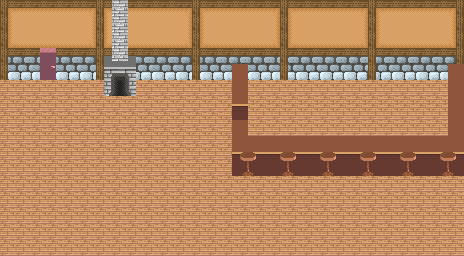

A 2D game scene composited from a Tiled map and its tileset images. What follows is a short description and the map's XML, with each tile layer's data collapsed to a summary:
An orthogonal 58x32 tile map with 8x8 px tiles, 6 tile layers (walls, walls_2, flooring, counter, ...) and 38 objects (13x PointLight, 6x Billboard, Player, Particle, Door).

<map version="1.0" orientation="orthogonal" renderorder="right-down" width="58" height="32" tilewidth="8" tileheight="8" nextobjectid="63">
 <properties>
  <property name="Sky" type="bool" value="false" />
 </properties>
 <tileset firstgid="1" name="Tiles_1" tilewidth="8" tileheight="8" tilecount="4096" columns="64">
  <image source="../../../../../../Content/Tiles_1.png" width="512" height="512" />
  <tile id="3515">
   <properties>
    <property name="layer" value="0.2" />
   </properties>
  </tile>
  <tile id="3516">
   <properties>
    <property name="layer" value="0.2" />
   </properties>
  </tile>
  <tile id="3579">
   <properties>
    <property name="layer" value="0.2" />
   </properties>
  </tile>
  <tile id="3580">
   <properties>
    <property name="layer" value="0.2" />
   </properties>
  </tile>
  <tile id="4026">
   <properties>
    <property name="layer" value="0.4" />
   </properties>
  </tile>
  <tile id="4027">
   <properties>
    <property name="layer" value="0.4" />
   </properties>
  </tile>
 </tileset>
 <layer name="walls" width="58" height="32">
  <properties>
   <property name="layer" value="0.1" />
  </properties>
  <data>[1856 cells, 580 non-empty, 28 distinct tile ids]</data>
 </layer>
 <layer name="walls_2" width="58" height="32">
  <properties>
   <property name="layer" value="0.15" />
  </properties>
  <data>[1856 cells, 120 non-empty, 12 distinct tile ids]</data>
 </layer>
 <layer name="flooring" width="58" height="32">
  <properties>
   <property name="layer" value="0.1" />
  </properties>
  <data>[1856 cells, 1276 non-empty, 4 distinct tile ids]</data>
 </layer>
 <layer name="counter" width="58" height="32">
  <properties>
   <property name="layer" value="0.2" />
  </properties>
  <data>[1856 cells, 141 non-empty, 38 distinct tile ids]</data>
 </layer>
 <layer name="forground_counter" width="58" height="32">
  <properties>
   <property name="layer" value="0.4" />
  </properties>
  <data>[1856 cells, 80 non-empty, 2 distinct tile ids]</data>
 </layer>
 <layer name="ignore" width="58" height="32">
  <data>[1856 cells, 36 non-empty, 6 distinct tile ids]</data>
 </layer>
 <objectgroup name="Billboards">
  <object id="2" name="stool" type="Billboard" x="239.333" y="153" width="16" height="24">
   <properties>
    <property name="Region" value="496 472 16 24" />
   </properties>
  </object>
  <object id="34" name="stool" type="Billboard" x="279.125" y="152.985" width="16" height="24.1818">
   <properties>
    <property name="Region" value="496 472 16 24" />
   </properties>
  </object>
  <object id="35" name="stool" type="Billboard" x="319.083" y="152.955" width="16" height="24.5455">
   <properties>
    <property name="Region" value="496 472 16 24" />
   </properties>
  </object>
  <object id="36" name="stool" type="Billboard" x="359.333" y="152.693" width="16" height="24.1818">
   <properties>
    <property name="Region" value="496 472 16 24" />
   </properties>
  </object>
  <object id="37" name="stool" type="Billboard" x="399.208" y="153.057" width="16" height="23.8182">
   <properties>
    <property name="Region" value="496 472 16 24" />
   </properties>
  </object>
  <object id="38" name="stool" type="Billboard" x="439.708" y="153.057" width="16" height="23.8182">
   <properties>
    <property name="Region" value="496 472 16 24" />
   </properties>
  </object>
 </objectgroup>
 <objectgroup name="Entities">
  <object id="7" name="Player" type="Player" x="88" y="128" width="16" height="16" />
 </objectgroup>
 <objectgroup name="Particles">
  <object id="26" name="Fire" type="Particle" x="112" y="80" width="16" height="16">
   <properties>
    <property name="Type" value="Fire" />
   </properties>
  </object>
 </objectgroup>
 <objectgroup name="Lighting">
  <object id="25" type="PointLight" x="112.091" y="80.9091" width="16" height="16" />
 </objectgroup>
 <objectgroup name="Solids">
  <object id="8" x="232" y="80" width="16" height="39.8182" />
  <object id="13" x="232" y="153.333" width="224" height="22.6667" />
  <object id="17" x="104" y="72" width="32" height="24" />
  <object id="18" x="0" y="72" width="104" height="8" />
  <object id="19" x="136" y="72" width="328" height="8" />
  <object id="20" x="464" y="72" width="8" height="184" />
  <object id="21" x="-8" y="72" width="8" height="184" />
  <object id="22" x="-8" y="256" width="480" height="8" />
  <object id="28" x="239.697" y="175.455" width="15" height="1.45455" />
  <object id="29" x="279.97" y="175.727" width="14.9091" height="1.27273" />
  <object id="30" x="320.152" y="175.091" width="14.5455" height="2" />
  <object id="31" x="360.424" y="175.636" width="13.8182" height="1.63636" />
  <object id="32" x="400.152" y="176" width="14.7273" height="1.27273" />
  <object id="33" x="439.515" y="175.455" width="15.8182" height="1.54545" />
  <object id="40" x="232" y="136" width="16" height="16" />
  <object id="49" x="448" y="80" width="16" height="80" />
  <object id="50" type="PointLight" x="248" y="120" width="16" height="16" />
  <object id="51" type="PointLight" x="432" y="120" width="16" height="16" />
  <object id="52" type="PointLight" x="336" y="80" width="16" height="16" />
  <object id="53" type="PointLight" x="0" y="240" width="16" height="16" />
  <object id="54" type="PointLight" x="0" y="80" width="16" height="16" />
  <object id="55" type="PointLight" x="448" y="240" width="16" height="16" />
  <object id="56" type="PointLight" x="216" y="240" width="16" height="16">
   <properties>
    <property name="Scale" value="400" />
   </properties>
  </object>
  <object id="57" type="PointLight" x="0" y="0" width="16" height="16" />
  <object id="58" type="PointLight" x="96" y="0" width="16" height="16" />
  <object id="59" type="PointLight" x="192" y="0" width="16" height="16" />
  <object id="60" type="PointLight" x="280" y="0" width="16" height="16" />
  <object id="61" type="PointLight" x="368" y="0" width="16" height="16" />
 </objectgroup>
 <objectgroup name="Doors">
  <object id="62" type="Door" x="40" y="48" width="16" height="35">
   <properties>
    <property name="Door" value="Demo 17 31" />
   </properties>
  </object>
 </objectgroup>
</map>
